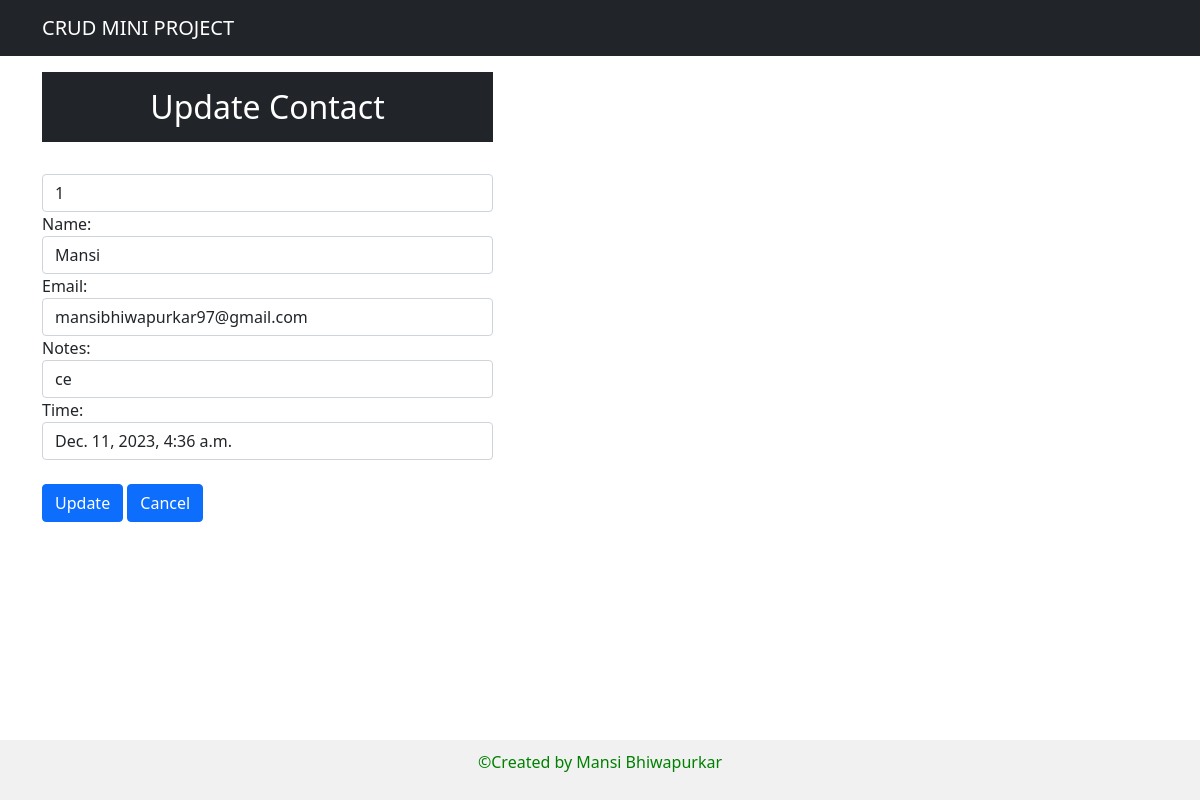
The page /update/1 on the database as committed earlier.
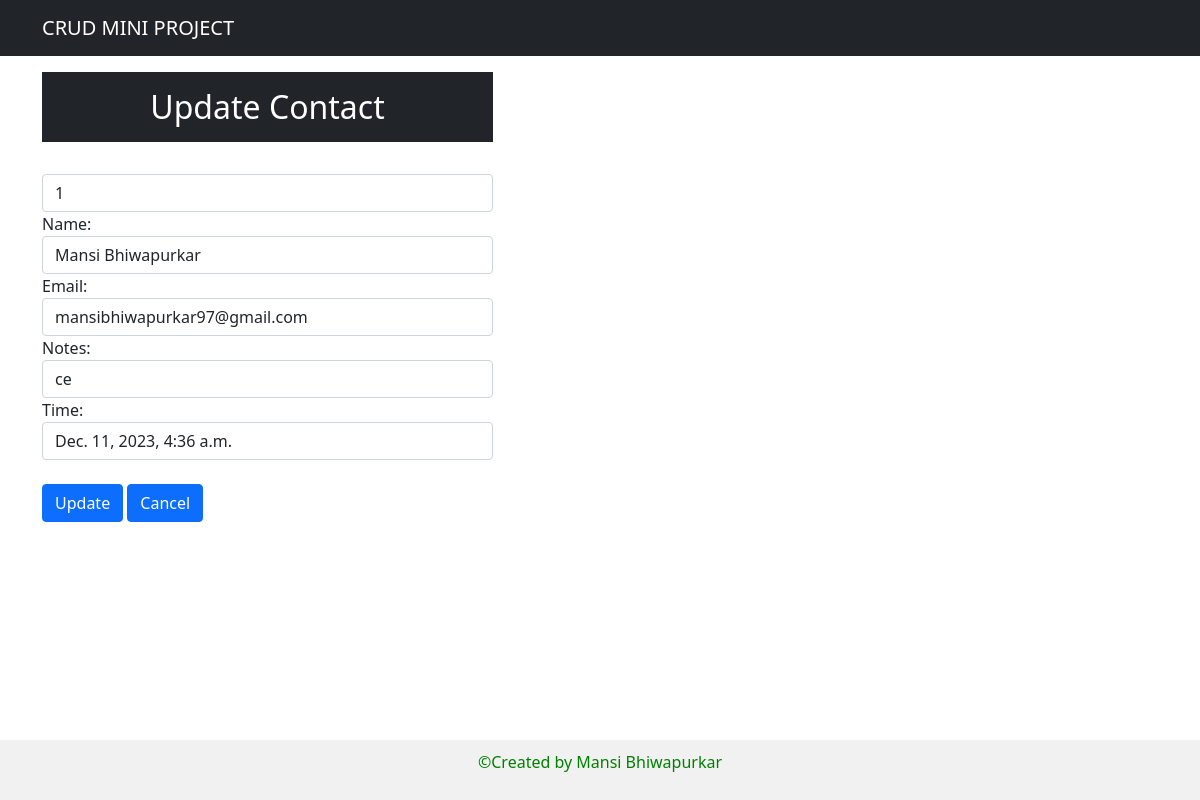
The same page on the database as committed later.
### app/models.py (models this page shows, shortened)
class Contact(models.Model):
    name=models.CharField(max_length=50, null=False)
    email=models.EmailField(max_length=100, null=False)
    notes=models.CharField(max_length=500)
    time=models.DateTimeField()

### app/views.py (the view)
# urls.py: path('update/<id>',views.updateData,name='updateData'),
def updateData(request,id):
    if request.method=="POST":
        name=request.POST.get("name")
        email=request.POST.get("email")
        notes=request.POST.get("notes")
        editStudent = Contact.objects.get(id=id)
        editStudent.name=name
        editStudent.email=email
        editStudent.notes=notes
        print("request objected",name,email,notes)
        print("NEW UPDATED OBJECT:",editStudent.id,editStudent.name,editStudent.email,editStudent.notes,editStudent.time)
        editStudent.save()
        print("updated successfully")
        return redirect("/")
    else:
        print("Id------",id)
        data = Contact.objects.get(id=id)
        context={"data":data}
        return render(request,"edit.html",context)

### app/Templates/edit.html (shortened to what this page needs)
<!doctype html>
<html lang="en">
  <head>
    <link href="https://cdn.jsdelivr.net/npm/bootstrap@5.0.2/dist/css/bootstrap.min.css" rel="stylesheet">
  </head>
  <body>
    <nav class="navbar navbar-expand-lg navbar-dark bg-dark">
        <div class="container-md text-center">
          <a class="navbar-brand " href="/">CRUD MINI PROJECT</a>
        </div>
    </nav>
    <div class="container mt-3">
        <div class="row">
            <div class="col-md-5">
                <h2 class="text-white bg-dark text-center p-3">Update Contact</h2>
                <br>
                <form action="/update/{{data.id}}" method="post"> {% csrf_token %}
                    <div class="form-group">
                        <input type="number" class="form-control" id="{{data.id}}" value="{{data.id}}" name="id" required>
                    </div>
                    <div class="form-group">
                        <label for="name">Name:</label>
                        <input type="text" class="form-control" id="{{data.name}}"  value="{{data.name}}" name="name" required>
                    </div>
                    <div class="form-group">
                        <label for="email">Email:</label>
                        <input type="email" class="form-control" id="{{data.email}}" value="{{data.email}}" name="email"  required>
                    </div>
                    <div class="form-group">
                        <label for="notes">Notes:</label>
                        <input type="text" class="form-control" id="{{data.notes}}" value="{{data.notes}}" name="notes" required>
                    </div>
                    <div class="form-group">
                        <label for="time">Time:</label>
                        <input type="text" class="form-control" id="{{data.time}}" value="{{data.time}}" name="time">
                    </div>
                    <br>
                    <div>
                    <button class="btn btn-primary" type="submit">Update</button>
                    <button class="btn btn-primary" type="submit">Cancel</button>
                    </div>
                </form>
        </div>
    </div>
</div>
  </body>
  <footer>
    <p>&copy;Created by Mansi Bhiwapurkar</p>
</footer>
</html>

Rows that differ between the two databases and show on the page:
changed Contact "mansibhiwapurkar97@gmail.com": name "Mansi" → "Mansi Bhiwapurkar"
